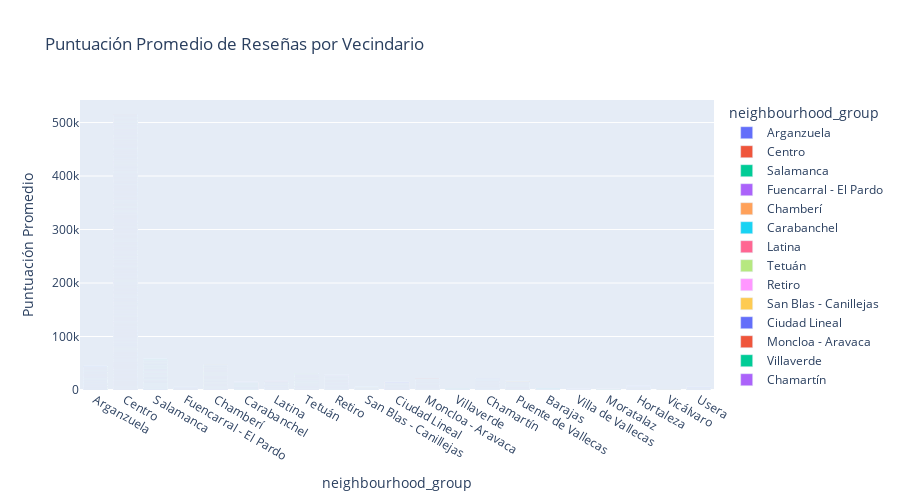

Here is the notebook cell this chart was saved with:
### Code cell
fig = px.bar(df_combined,
             x='neighbourhood_group', 
             y='review_scores_rating', 
             color='neighbourhood_group',
             title='Puntuación Promedio de Reseñas por Vecindario',
             labels={'review_scores_rating': 'Puntuación Promedio',
                     'neighbourhood': 'Vecindario'},
             height=500)

# Mostrar el gráfico
fig.show()

### Figure 1 — Plotly figure (JSON) as saved in the notebook; plotly's stock layout.template omitted (floating-point values rounded to 4 significant figures; data arrays with more than 128 entries replaced by an {"elided": "..."} marker saying what was removed)
{"data": [{"alignmentgroup": "True", "hovertemplate": "neighbourhood_group=%{x}<br>Puntuación Promedio=%{y}<extra></extra>", "legendgroup": "Arganzuela", "marker": {"color": "#636efa", "pattern": {"shape": ""}}, "name": "Arganzuela", "offsetgroup": "Arganzuela", "orientation": "v", "showlegend": true, "textposition": "auto", "type": "bar", "x": {"elided": "549 str values"}, "xaxis": "x", "y": {"elided": "549 int values"}, "yaxis": "y"}, {"alignmentgroup": "True", "hovertemplate": "neighbourhood_group=%{x}<br>Puntuación Promedio=%{y}<extra></extra>", "legendgroup": "Centro", "marker": {"color": "#EF553B", "pattern": {"shape": ""}}, "name": "Centro", "offsetgroup": "Centro", "orientation": "v", "showlegend": true, "textposition": "auto", "type": "bar", "x": {"elided": "6296 str values"}, "xaxis": "x", "y": {"elided": "6296 int values"}, "yaxis": "y"}, {"alignmentgroup": "True", "hovertemplate": "neighbourhood_group=%{x}<br>Puntuación Promedio=%{y}<extra></extra>", "legendgroup": "Salamanca", "marker": {"color": "#00cc96", "pattern": {"shape": ""}}, "name": "Salamanca", "offsetgroup": "Salamanca", "orientation": "v", "showlegend": true, "textposition": "auto", "type": "bar", "x": {"elided": "799 str values"}, "xaxis": "x", "y": {"elided": "799 int values"}, "yaxis": "y"}, {"alignmentgroup": "True", "hovertemplate": "neighbourhood_group=%{x}<br>Puntuación Promedio=%{y}<extra></extra>", "legendgroup": "Fuencarral - El Pardo", "marker": {"color": "#ab63fa", "pattern": {"shape": ""}}, "name": "Fuencarral - El Pardo", "offsetgroup": "Fuencarral - El Pardo", "orientation": "v", "showlegend": true, "textposition": "auto", "type": "bar", "x": ["Fuencarral - El Pardo", "Fuencarral - El Pardo", "Fuencarral - El Pardo", "Fuencarral - El Pardo", "Fuencarral - El Pardo", "Fuencarral - El Pardo", "Fuencarral - El Pardo", "Fuencarral - El Pardo", "Fuencarral - El Pardo", "Fuencarral - El Pardo", "Fuencarral - El Pardo", "Fuencarral - El Pardo", "Fuencarral - El Pardo", "Fuencarral - El Pardo", "Fuencarral - El Pardo", "Fuencarral - El Pardo", "Fuencarral - El Pardo", "Fuencarral - El Pardo", "Fuencarral - El Pardo", "Fuencarral - El Pardo", "Fuencarral - El Pardo", "Fuencarral - El Pardo", "Fuencarral - El Pardo", "Fuencarral - El Pardo", "Fuencarral - El Pardo", "Fuencarral - El Pardo", "Fuencarral - El Pardo", "Fuencarral - El Pardo", "Fuencarral - El Pardo", "Fuencarral - El Pardo", "Fuencarral - El Pardo", "Fuencarral - El Pardo", "Fuencarral - El Pardo", "Fuencarral - El Pardo", "Fuencarral - El Pardo", "Fuencarral - El Pardo", "Fuencarral - El Pardo", "Fuencarral - El Pardo", "Fuencarral - El Pardo", "Fuencarral - El Pardo", "Fuencarral - El Pardo", "Fuencarral - El Pardo", "Fuencarral - El Pardo", "Fuencarral - El Pardo", "Fuencarral - El Pardo", "Fuencarral - El Pardo", "Fuencarral - El Pardo", "Fuencarral - El Pardo", "Fuencarral - El Pardo", "Fuencarral - El Pardo", "Fuencarral - El Pardo", "Fuencarral - El Pardo", "Fuencarral - El Pardo", "Fuencarral - El Pardo", "Fuencarral - El Pardo", "Fuencarral - El Pardo", "Fuencarral - El Pardo", "Fuencarral - El Pardo", "Fuencarral - El Pardo", "Fuencarral - El Pardo", "Fuencarral - El Pardo", "Fuencarral - El Pardo", "Fuencarral - El Pardo", "Fuencarral - El Pardo", "Fuencarral - El Pardo", "Fuencarral - El Pardo", "Fuencarral - El Pardo", "Fuencarral - El Pardo", "Fuencarral - El Pardo", "Fuencarral - El Pardo", "Fuencarral - El Pardo", "Fuencarral - El Pardo", "Fuencarral - El Pardo", "Fuencarral - El Pardo", "Fuencarral - El Pardo", "Fuencarral - El Pardo", "Fuencarral - El Pardo", "Fuencarral - El Pardo", "Fuencarral - El Pardo", "Fuencarral - El Pardo", "Fuencarral - El Pardo", "Fuencarral - El Pardo", "Fuencarral - El Pardo"], "xaxis": "x", "y": [93, null, 97, null, 98, null, null, null, null, 95, 88, 95, 94, 40, 95, 90, 100, 100, 98, 100, 95, 87, 87, 100, 98, 98, null, 94, 90, 98, null, 87, 84, 98, null, null, 99, null, null, null, 86, 72, 94, null, 97, 84, 100, 92, null, null, null, 92, 92, 87, null, 78, 90, 95, null, 80, 97, 80, null, null, 97, 80, 100, 98, 100, null, null, 100, 73, 100, 60, 40, null, null, 100, null, null, null, null], "yaxis": "y"}, {"alignmentgroup": "True", "hovertemplate": "neighbourhood_group=%{x}<br>Puntuación Promedio=%{y}<extra></extra>", "legendgroup": "Chamberí", "marker": {"color": "#FFA15A", "pattern": {"shape": ""}}, "name": "Chamberí", "offsetgroup": "Chamberí", "orientation": "v", "showlegend": true, "textposition": "auto", "type": "bar", "x": {"elided": "645 str values"}, "xaxis": "x", "y": {"elided": "645 int values"}, "yaxis": "y"}, {"alignmentgroup": "True", "hovertemplate": "neighbourhood_group=%{x}<br>Puntuación Promedio=%{y}<extra></extra>", "legendgroup": "Carabanchel", "marker": {"color": "#19d3f3", "pattern": {"shape": ""}}, "name": "Carabanchel", "offsetgroup": "Carabanchel", "orientation": "v", "showlegend": true, "textposition": "auto", "type": "bar", "x": {"elided": "214 str values"}, "xaxis": "x", "y": {"elided": "214 int values"}, "yaxis": "y"}, {"alignmentgroup": "True", "hovertemplate": "neighbourhood_group=%{x}<br>Puntuación Promedio=%{y}<extra></extra>", "legendgroup": "Latina", "marker": {"color": "#FF6692", "pattern": {"shape": ""}}, "name": "Latina", "offsetgroup": "Latina", "orientation": "v", "showlegend": true, "textposition": "auto", "type": "bar", "x": {"elided": "230 str values"}, "xaxis": "x", "y": {"elided": "230 int values"}, "yaxis": "y"}, {"alignmentgroup": "True", "hovertemplate": "neighbourhood_group=%{x}<br>Puntuación Promedio=%{y}<extra></extra>", "legendgroup": "Tetuán", "marker": {"color": "#B6E880", "pattern": {"shape": ""}}, "name": "Tetuán", "offsetgroup": "Tetuán", "orientation": "v", "showlegend": true, "textposition": "auto", "type": "bar", "x": {"elided": "433 str values"}, "xaxis": "x", "y": {"elided": "433 int values"}, "yaxis": "y"}, {"alignmentgroup": "True", "hovertemplate": "neighbourhood_group=%{x}<br>Puntuación Promedio=%{y}<extra></extra>", "legendgroup": "Retiro", "marker": {"color": "#FF97FF", "pattern": {"shape": ""}}, "name": "Retiro", "offsetgroup": "Retiro", "orientation": "v", "showlegend": true, "textposition": "auto", "type": "bar", "x": {"elided": "351 str values"}, "xaxis": "x", "y": {"elided": "351 int values"}, "yaxis": "y"}, {"alignmentgroup": "True", "hovertemplate": "neighbourhood_group=%{x}<br>Puntuación Promedio=%{y}<extra></extra>", "legendgroup": "San Blas - Canillejas", "marker": {"color": "#FECB52", "pattern": {"shape": ""}}, "name": "San Blas - Canillejas", "offsetgroup": "San Blas - Canillejas", "orientation": "v", "showlegend": true, "textposition": "auto", "type": "bar", "x": ["San Blas - Canillejas", "San Blas - Canillejas", "San Blas - Canillejas", "San Blas - Canillejas", "San Blas - Canillejas", "San Blas - Canillejas", "San Blas - Canillejas", "San Blas - Canillejas", "San Blas - Canillejas", "San Blas - Canillejas", "San Blas - Canillejas", "San Blas - Canillejas", "San Blas - Canillejas", "San Blas - Canillejas", "San Blas - Canillejas", "San Blas - Canillejas", "San Blas - Canillejas", "San Blas - Canillejas", "San Blas - Canillejas", "San Blas - Canillejas", "San Blas - Canillejas", "San Blas - Canillejas", "San Blas - Canillejas", "San Blas - Canillejas", "San Blas - Canillejas", "San Blas - Canillejas", "San Blas - Canillejas", "San Blas - Canillejas", "San Blas - Canillejas", "San Blas - Canillejas", "San Blas - Canillejas", "San Blas - Canillejas", "San Blas - Canillejas", "San Blas - Canillejas", "San Blas - Canillejas", "San Blas - Canillejas", "San Blas - Canillejas", "San Blas - Canillejas", "San Blas - Canillejas", "San Blas - Canillejas", "San Blas - Canillejas", "San Blas - Canillejas", "San Blas - Canillejas", "San Blas - Canillejas", "San Blas - Canillejas", "San Blas - Canillejas", "San Blas - Canillejas", "San Blas - Canillejas", "San Blas - Canillejas", "San Blas - Canillejas", "San Blas - Canillejas", "San Blas - Canillejas", "San Blas - Canillejas", "San Blas - Canillejas", "San Blas - Canillejas", "San Blas - Canillejas", "San Blas - Canillejas", "San Blas - Canillejas", "San Blas - Canillejas", "San Blas - Canillejas", "San Blas - Canillejas", "San Blas - Canillejas", "San Blas - Canillejas", "San Blas - Canillejas", "San Blas - Canillejas", "San Blas - Canillejas", "San Blas - Canillejas", "San Blas - Canillejas", "San Blas - Canillejas", "San Blas - Canillejas", "San Blas - Canillejas", "San Blas - Canillejas", "San Blas - Canillejas", "San Blas - Canillejas", "San Blas - Canillejas", "San Blas - Canillejas", "San Blas - Canillejas", "San Blas - Canillejas", "San Blas - Canillejas", "San Blas - Canillejas", "San Blas - Canillejas", "San Blas - Canillejas", "San Blas - Canillejas", "San Blas - Canillejas", "San Blas - Canillejas", "San Blas - Canillejas"], "xaxis": "x", "y": [85, 96, 91, null, 95, null, 94, 96, 73, 87, 100, 84, 96, 95, 97, 96, 91, 90, 83, 98, 96, 93, 97, 86, 90, null, 97, null, 92, 94, 97, 98, null, 95, 98, 77, 85, 99, 90, null, 89, 94, 97, 95, 100, null, 84, null, null, null, 100, null, 94, null, 100, null, null, null, null, 80, null, null, null, null, null, null, null, null, null, null, null, 100, 96, null, 96, 94, 100, 89, 87, 90, 93, null, 100, null, 85, null], "yaxis": "y"}, {"alignmentgroup": "True", "hovertemplate": "neighbourhood_group=%{x}<br>Puntuación Promedio=%{y}<extra></extra>", "legendgroup": "Ciudad Lineal", "marker": {"color": "#636efa", "pattern": {"shape": ""}}, "name": "Ciudad Lineal", "offsetgroup": "Ciudad Lineal", "orientation": "v", "showlegend": true, "textposition": "auto", "type": "bar", "x": {"elided": "193 str values"}, "xaxis": "x", "y": {"elided": "193 int values"}, "yaxis": "y"}, {"alignmentgroup": "True", "hovertemplate": "neighbourhood_group=%{x}<br>Puntuación Promedio=%{y}<extra></extra>", "legendgroup": "Moncloa - Aravaca", "marker": {"color": "#EF553B", "pattern": {"shape": ""}}, "name": "Moncloa - Aravaca", "offsetgroup": "Moncloa - Aravaca", "orientation": "v", "showlegend": true, "textposition": "auto", "type": "bar", "x": {"elided": "270 str values"}, "xaxis": "x", "y": {"elided": "270 int values"}, "yaxis": "y"}, {"alignmentgroup": "True", "hovertemplate": "neighbourhood_group=%{x}<br>Puntuación Promedio=%{y}<extra></extra>", "legendgroup": "Villaverde", "marker": {"color": "#00cc96", "pattern": {"shape": ""}}, "name": "Villaverde", "offsetgroup": "Villaverde", "orientation": "v", "showlegend": true, "textposition": "auto", "type": "bar", "x": ["Villaverde", "Villaverde", "Villaverde", "Villaverde", "Villaverde", "Villaverde", "Villaverde", "Villaverde", "Villaverde", "Villaverde", "Villaverde", "Villaverde", "Villaverde", "Villaverde", "Villaverde", "Villaverde", "Villaverde", "Villaverde", "Villaverde", "Villaverde", "Villaverde", "Villaverde", "Villaverde", "Villaverde", "Villaverde", "Villaverde", "Villaverde", "Villaverde", "Villaverde", "Villaverde", "Villaverde", "Villaverde", "Villaverde", "Villaverde", "Villaverde"], "xaxis": "x", "y": [93, 94, 99, 99, 93, 93, 100, 99, 93, 98, null, null, null, 95, 96, 95, 100, 70, null, 80, 85, 100, 74, 84, 95, 100, 90, 70, 97, null, 100, 90, 90, 91, null], "yaxis": "y"}, {"alignmentgroup": "True", "hovertemplate": "neighbourhood_group=%{x}<br>Puntuación Promedio=%{y}<extra></extra>", "legendgroup": "Chamartín", "marker": {"color": "#ab63fa", "pattern": {"shape": ""}}, "name": "Chamartín", "offsetgroup": "Chamartín", "orientation": "v", "showlegend": true, "textposition": "auto", "type": "bar", "x": {"elided": "297 str values"}, "xaxis": "x", "y": {"elided": "297 int values"}, "yaxis": "y"}, {"alignmentgroup": "True", "hovertemplate": "neighbourhood_group=%{x}<br>Puntuación Promedio=%{y}<extra></extra>", "legendgroup": "Puente de Vallecas", "marker": {"color": "#FFA15A", "pattern": {"shape": ""}}, "name": "Puente de Vallecas", "offsetgroup": "Puente de Vallecas", "orientation": "v", "showlegend": true, "textposition": "auto", "type": "bar", "x": {"elided": "209 str values"}, "xaxis": "x", "y": {"elided": "209 int values"}, "yaxis": "y"}, {"alignmentgroup": "True", "hovertemplate": "neighbourhood_group=%{x}<br>Puntuación Promedio=%{y}<extra></extra>", "legendgroup": "Barajas", "marker": {"color": "#19d3f3", "pattern": {"shape": ""}}, "name": "Barajas", "offsetgroup": "Barajas", "orientation": "v", "showlegend": true, "textposition": "auto", "type": "bar", "x": ["Barajas", "Barajas", "Barajas", "Barajas", "Barajas", "Barajas", "Barajas", "Barajas", "Barajas", "Barajas", "Barajas", "Barajas", "Barajas", "Barajas", "Barajas", "Barajas", "Barajas", "Barajas", "Barajas", "Barajas", "Barajas", "Barajas", "Barajas", "Barajas", "Barajas", "Barajas", "Barajas", "Barajas"], "xaxis": "x", "y": [100, null, 100, 98, 95, 98, 82, 93, 93, null, 95, 96, 93, 95, 88, null, 85, 95, 84, 94, 96, 100, 95, 93, 100, null, null, 100], "yaxis": "y"}, {"alignmentgroup": "True", "hovertemplate": "neighbourhood_group=%{x}<br>Puntuación Promedio=%{y}<extra></extra>", "legendgroup": "Villa de Vallecas", "marker": {"color": "#FF6692", "pattern": {"shape": ""}}, "name": "Villa de Vallecas", "offsetgroup": "Villa de Vallecas", "orientation": "v", "showlegend": true, "textposition": "auto", "type": "bar", "x": ["Villa de Vallecas", "Villa de Vallecas", "Villa de Vallecas", "Villa de Vallecas", "Villa de Vallecas", "Villa de Vallecas", "Villa de Vallecas", "Villa de Vallecas", "Villa de Vallecas", "Villa de Vallecas", "Villa de Vallecas", "Villa de Vallecas", "Villa de Vallecas", "Villa de Vallecas", "Villa de Vallecas", "Villa de Vallecas", "Villa de Vallecas", "Villa de Vallecas"], "xaxis": "x", "y": [100, 100, 93, 97, 94, 97, 98, 83, 96, 93, 96, null, 91, 91, null, 77, null, null], "yaxis": "y"}, {"alignmentgroup": "True", "hovertemplate": "neighbourhood_group=%{x}<br>Puntuación Promedio=%{y}<extra></extra>", "legendgroup": "Moratalaz", "marker": {"color": "#B6E880", "pattern": {"shape": ""}}, "name": "Moratalaz", "offsetgroup": "Moratalaz", "orientation": "v", "showlegend": true, "textposition": "auto", "type": "bar", "x": ["Moratalaz", "Moratalaz", "Moratalaz", "Moratalaz", "Moratalaz", "Moratalaz", "Moratalaz", "Moratalaz", "Moratalaz", "Moratalaz", "Moratalaz", "Moratalaz", "Moratalaz", "Moratalaz", "Moratalaz", "Moratalaz", "Moratalaz", "Moratalaz", "Moratalaz", "Moratalaz", "Moratalaz", "Moratalaz", "Moratalaz"], "xaxis": "x", "y": [97, 93, 95, null, 88, 99, 96, null, 91, null, 82, 89, 93, null, null, 93, 87, 100, 100, null, 100, 100, null], "yaxis": "y"}, {"alignmentgroup": "True", "hovertemplate": "neighbourhood_group=%{x}<br>Puntuación Promedio=%{y}<extra></extra>", "legendgroup": "Hortaleza", "marker": {"color": "#FF97FF", "pattern": {"shape": ""}}, "name": "Hortaleza", "offsetgroup": "Hortaleza", "orientation": "v", "showlegend": true, "textposition": "auto", "type": "bar", "x": ["Hortaleza", "Hortaleza", "Hortaleza", "Hortaleza", "Hortaleza", "Hortaleza", "Hortaleza", "Hortaleza", "Hortaleza", "Hortaleza", "Hortaleza", "Hortaleza", "Hortaleza", "Hortaleza", "Hortaleza", "Hortaleza", "Hortaleza", "Hortaleza", "Hortaleza", "Hortaleza", "Hortaleza", "Hortaleza", "Hortaleza", "Hortaleza", "Hortaleza", "Hortaleza", "Hortaleza", "Hortaleza", "Hortaleza", "Hortaleza", "Hortaleza", "Hortaleza", "Hortaleza", "Hortaleza", "Hortaleza", "Hortaleza", "Hortaleza", "Hortaleza", "Hortaleza", "Hortaleza", "Hortaleza", "Hortaleza", "Hortaleza", "Hortaleza", "Hortaleza", "Hortaleza", "Hortaleza", "Hortaleza", "Hortaleza", "Hortaleza", "Hortaleza", "Hortaleza", "Hortaleza", "Hortaleza", "Hortaleza", "Hortaleza", "Hortaleza", "Hortaleza", "Hortaleza", "Hortaleza", "Hortaleza", "Hortaleza", "Hortaleza", "Hortaleza", "Hortaleza", "Hortaleza", "Hortaleza", "Hortaleza", "Hortaleza", "Hortaleza", "Hortaleza", "Hortaleza", "Hortaleza", "Hortaleza", "Hortaleza", "Hortaleza", "Hortaleza", "Hortaleza", "Hortaleza", "Hortaleza", "Hortaleza", "Hortaleza", "Hortaleza", "Hortaleza", "Hortaleza", "Hortaleza", "Hortaleza", "Hortaleza", "Hortaleza", "Hortaleza", "Hortaleza", "Hortaleza", "Hortaleza", "Hortaleza"], "xaxis": "x", "y": [96, 98, 98, null, 94, 84, 100, 91, 98, 94, 96, 92, 91, 93, 99, 100, null, 99, 95, 98, 82, 97, 100, 98, 95, 97, 100, 99, 80, 100, 98, 97, 96, 80, 94, 94, 99, 100, 98, 95, 96, 94, 95, 100, 94, 47, 98, 88, 91, 92, 94, 88, 90, 88, 96, 97, 99, 98, 55, 89, null, null, null, 88, null, 80, null, 95, null, 99, null, 85, null, 79, 100, 85, null, 98, null, 100, null, 100, null, 95, null, 100, 40, 80, null, 100, null, 80, 90, null], "yaxis": "y"}, {"alignmentgroup": "True", "hovertemplate": "neighbourhood_group=%{x}<br>Puntuación Promedio=%{y}<extra></extra>", "legendgroup": "Vicálvaro", "marker": {"color": "#FECB52", "pattern": {"shape": ""}}, "name": "Vicálvaro", "offsetgroup": "Vicálvaro", "orientation": "v", "showlegend": true, "textposition": "auto", "type": "bar", "x": ["Vicálvaro", "Vicálvaro", "Vicálvaro", "Vicálvaro", "Vicálvaro", "Vicálvaro", "Vicálvaro", "Vicálvaro", "Vicálvaro"], "xaxis": "x", "y": [96, null, 99, null, 94, 96, null, null, 100], "yaxis": "y"}, {"alignmentgroup": "True", "hovertemplate": "neighbourhood_group=%{x}<br>Puntuación Promedio=%{y}<extra></extra>", "legendgroup": "Usera", "marker": {"color": "#636efa", "pattern": {"shape": ""}}, "name": "Usera", "offsetgroup": "Usera", "orientation": "v", "showlegend": true, "textposition": "auto", "type": "bar", "x": ["Usera", "Usera", "Usera", "Usera", "Usera", "Usera", "Usera", "Usera", "Usera", "Usera", "Usera", "Usera", "Usera", "Usera", "Usera", "Usera", "Usera", "Usera", "Usera", "Usera", "Usera", "Usera", "Usera", "Usera", "Usera", "Usera", "Usera", "Usera", "Usera", "Usera", "Usera", "Usera", "Usera", "Usera", "Usera", "Usera", "Usera", "Usera", "Usera", "Usera", "Usera", "Usera", "Usera", "Usera", "Usera", "Usera", "Usera", "Usera", "Usera", "Usera", "Usera", "Usera", "Usera", "Usera", "Usera", "Usera", "Usera", "Usera", "Usera", "Usera", "Usera", "Usera", "Usera", "Usera", "Usera", "Usera", "Usera", "Usera", "Usera", "Usera", "Usera", "Usera", "Usera", "Usera", "Usera", "Usera", "Usera", "Usera", "Usera", "Usera", "Usera", "Usera", "Usera", "Usera", "Usera", "Usera", "Usera", "Usera", "Usera", "Usera", "Usera", "Usera", "Usera", "Usera", "Usera", "Usera", "Usera"], "xaxis": "x", "y": [94, 99, null, 93, 94, 92, 94, 95, 94, 97, 94, 92, 94, 92, 100, 97, 86, 91, 94, 95, 99, null, 98, 83, 97, null, 97, null, 98, 95, 93, 82, 73, null, 90, 80, 60, 40, null, 20, 90, null, null, null, 90, null, 100, 100, null, 80, 60, 84, 87, 90, null, 94, null, null, 60, null, 100, 89, 80, 60, 98, 85, 80, 60, 88, 60, null, 80, 60, 89, null, 95, null, 93, 40, null, null, null, null, null, null, null, null, null, 82, null, 100, 60, null, null, 70, 100, null], "yaxis": "y"}], "layout": {"barmode": "relative", "height": 500, "legend": {"title": {"text": "neighbourhood_group"}, "tracegroupgap": 0}, "title": {"text": "Puntuación Promedio de Reseñas por Vecindario"}, "xaxis": {"anchor": "y", "categoryarray": ["Arganzuela", "Centro", "Salamanca", "Fuencarral - El Pardo", "Chamberí", "Carabanchel", "Latina", "Tetuán", "Retiro", "San Blas - Canillejas", "Ciudad Lineal", "Moncloa - Aravaca", "Villaverde", "Chamartín", "Puente de Vallecas", "Barajas", "Villa de Vallecas", "Moratalaz", "Hortaleza", "Vicálvaro", "Usera"], "categoryorder": "array", "domain": [0, 1], "title": {"text": "neighbourhood_group"}}, "yaxis": {"anchor": "x", "domain": [0, 1], "title": {"text": "Puntuación Promedio"}}}}
